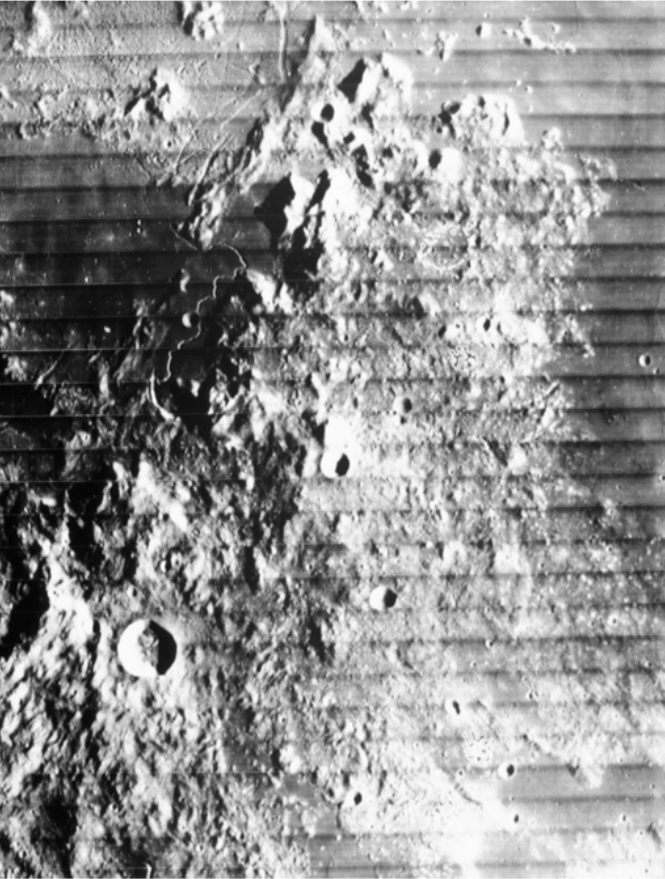
%> input picture lab12/lunar.bmp, 665 x 879 px
$ octave ex3.m   (GNU Octave 9; MATLAB toolbox functions it lacks are replaced by stand-ins)
%> lines starting %> are read from the running program, lines starting %| are printed output that depends on the picture
close all; clearvars; clc;

img = imread('lunar.bmp');
%> img is the input picture: size 879x665 uint8; min 0, max 255, mean 146.3

th = 10;
Y = fft2(img);
Y = fftshift(Y);
fft2abs = log10(abs(Y)+1);
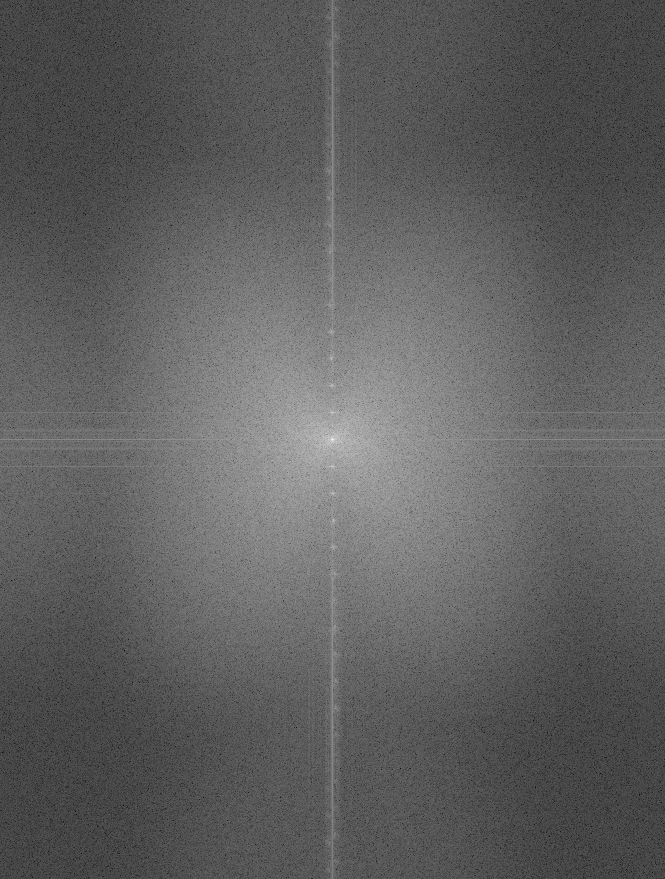
%> fft2abs: size 879x665 double; min 0.382, max 7.93, mean 3.21; drawn with min black and max white
F = angle(Y.*(fft2abs>0.0001));
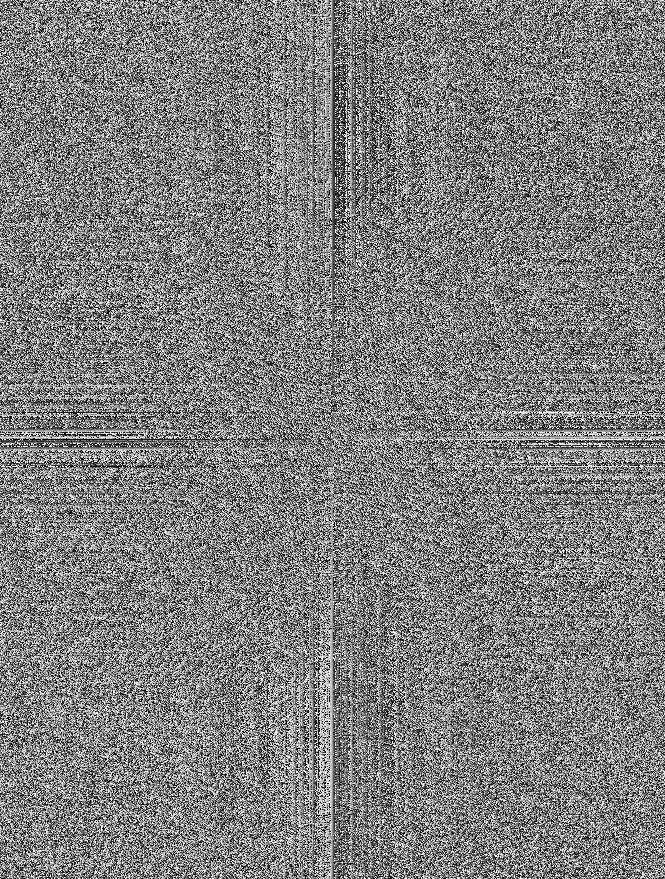
%> F: size 879x665 double; min -3.14, max 3.14, mean -1.46e-18; drawn with min black and max white

figure;
subplot(1,3,1);
imshow(img);
title('Obraz originalny');
subplot(1,3,2);
imshow(fft2abs,[]);
title('Amplituda');
subplot(1,3,3);
imshow(F);
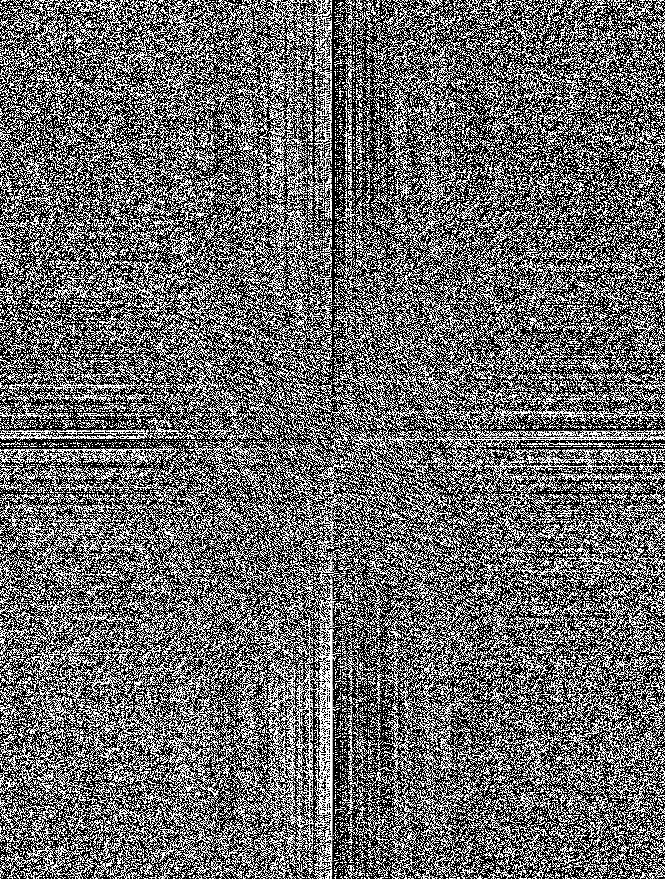
%> displayed picture: size 879x665, on the screen's scale of 0 to 255; min 0, max 255, mean 106.7
title('Faza');

%% odwracanie

Y(fft2abs > th) = 0;
reverse = ifftshift(Y);
reverse = ifft2(reverse);

figure;
subplot(1,2,1);
imshow(img);
title('Obraz originalny');
subplot(1,2,2);
imshow(reverse,[]);
title('Obraz po usunięciu zakłóceń okresowych');
